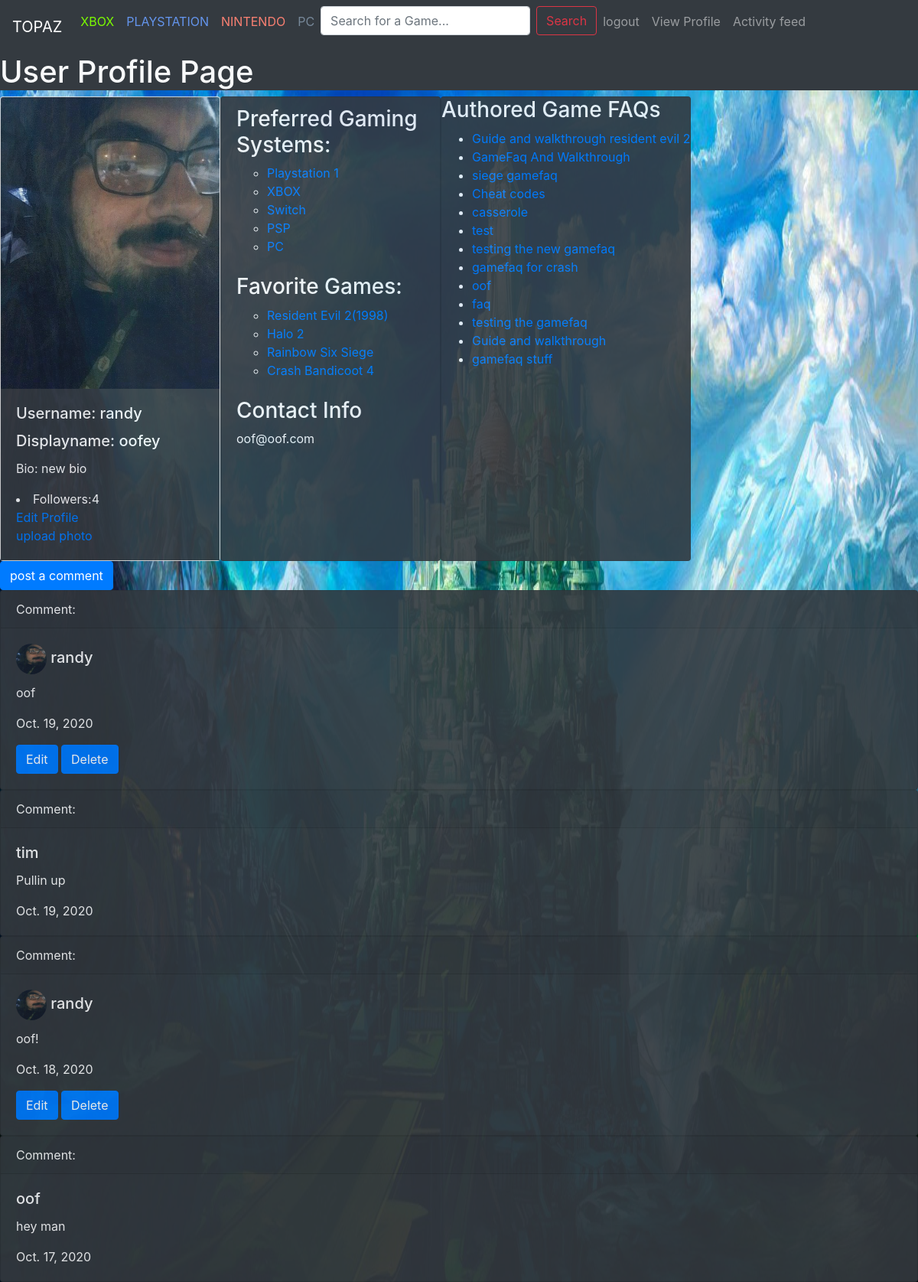
/user_profile_view/1/ (signed in), run on the app's committed database.
### user_faq/models.py (models this page shows, shortened)
class GamefaqUser(AbstractUser):
    displayname = models.CharField(max_length=80)
    bio = models.TextField(blank=True, null=True)
    preferred_systems = models.ManyToManyField(
        Console, symmetrical=False, blank=True)
    followers = models.ManyToManyField("self", symmetrical=False, blank=True)
    favorited_games = models.ManyToManyField(
        Game, symmetrical=False, related_name="user_fav")
    image = models.ImageField(upload_to="gallery", blank=True)

class User_Comments(models.Model):
    body = models.TextField()
    touser = models.ForeignKey(
        GamefaqUser, on_delete=models.CASCADE, related_name="taggeduser")
    author = models.ForeignKey(
        GamefaqUser, on_delete=models.CASCADE, related_name="comment_author")
    post_date = models.DateField(default=timezone.now)

### console_app/models.py (models this page shows, shortened)
class Console(models.Model):
    brands= [("XBOX","XBOX"),("PC","PC"),("PLAYSTATION","PLAYSTATION"),("NINTENDO","NINTENDO")]
    brand = models.CharField(max_length=25, choices=brands)
    name = models.CharField(max_length=45)

### game_app/models.py (models this page shows, shortened)
class Game(models.Model):
    genres=[('ACTION','ACTION'),('RPG','RPG'),('SHOOTER','SHOOTER'),('HORROR',"HORROR"),]
    title = models.CharField(max_length=100)
    genre = models.TextField(
        max_length=40,
        choices= genres
    )
    consoles = models.ManyToManyField(Console, symmetrical=False, blank=True, related_name="console_game")
    date_realesed = models.DateField()
    image = models.ImageField(upload_to="gallery")

### gamefaq_app/models.py (models this page shows, shortened)
class GameFaq(models.Model):
    difficulties= [('EASY','EASY'),('INTERMEDIATE','INTERMEDIATE'),('HARD','HARD')]
    title = models.CharField(max_length=300)
    game = models.ForeignKey(Game,  on_delete=models.CASCADE, related_name="faq_game")
    body = models.TextField()
    difficulty = models.CharField(max_length=85, choices=difficulties)
    consoles = models.ForeignKey(Console,on_delete=models.CASCADE, blank=True, related_name="console_gamefaq", null=True)
    author = models.ForeignKey(GamefaqUser, on_delete=models.CASCADE, related_name="gamefaq_author")
    postdate = models.DateTimeField(default=timezone.now),
    ptype = models.CharField(max_length=25, choices=[('CHEATCODES', 'CHEATCODES'), ('GAMEFAQ', 'GAMEFAQ')], default='GAMEFAQ')
    upvotes = models.IntegerField(default=0)
    downvotes = models.IntegerField(default=0)

### user_faq/views.py (the view)
# urls.py: path('user_profile_view/<int:user_id>/',
def user_profile_view(request, user_id):
    recentcomments = []
    i = 0
    isfollow = False
    html = 'user_profile.html'
    user_detail = GamefaqUser.objects.filter(id=user_id).first()
    f = GameFaq.objects.filter(author=user_id)
    g = GamefaqUser.objects.get(id=user_id)
    comments = User_Comments.objects.filter(touser=user_id).order_by("-id")
    consoles = g.preferred_systems.all()
    games = g.favorited_games.all()
    followers = g.followers.all()
    for comment in comments:
        if i < 20:
            recentcomments.append(comment)
            i += 1
    if request.user in g.followers.all():
        isfollow = True
    return render(request, html, {'profile': user_detail, "f": f, "isfollow": isfollow, "comments": recentcomments, "consoles": consoles, "games": games, "followers": followers})

### templates/user_profile.html (shortened to what this page needs)
{% include "bootstrap.html" %} {% load static %}<link
  rel="stylesheet"
  href="{% static 'css/userprofile.css' %}"
  type="text/css"
/>
{% include "navbar.html" %} {% if not profile %}
<h1>the user you're looking for isn't here at the moment</h1>
{% else %}
<div class="bg-dark text-light">
  <h1>User Profile Page</h1>
</div>
<div class="main">
  <div class="card" style="width: 18rem">
    {% if profile.image %}
    <img
      src="{{profile.image.url}}"
      class="card-img-top"
      alt="No Photo Found"
    />
    {% endif %}
    <div class="card-body bg-dark text-light">
      <h5 class="card-title">Username: {{profile.username}}</h5>
      <h5 class="card-title">Displayname: {{profile.displayname}}</h5>
      <p class="card-text">Bio: {{profile.bio}}</p>
      <li>Followers:{{followers.count}}</li>
       {% if request.user.username == profile.username %}
      <a href="/user_profile_view/{{request.user.id}}/edit/">Edit Profile</a
      ><br />
      <a href="/upload/{{profile.id}}/">upload photo</a>
      {% endif %}
    </div>
  </div>
  <div class="card bg-dark text-light" style="width: 18rem">
    <ul class="list-group list-group-flush">
      <li class="list-group-item bg-dark">
        <h3>Preferred Gaming Systems:</h3>
        <ul>
          {% for console in consoles %}
          <li><a href="/console/{{console.id}}/">{{console.name}}</a></li>
          {% endfor %}
        </ul>
        <br />
        <h3>Favorite Games:</h3>
        <ul>
          {% for game in games %}
          <li><a href="/game/{{game.id}}/">{{game.title}}</a></li>
          {% endfor %}
        </ul>
        <br />
        <h3>Contact Info</h3>
        {{ profile.email }}
        <br />
      </li>
    </ul>
  </div>
  <div class="card bg-dark text-light">
    <h3>Authored Game FAQs</h3>
    <ul>
      {% for e in f %}
      <li><a href="/gamefaq/{{ e.id }}/">{{ e.title }}</a></li>
      {% endfor %} {% endif %}
    </ul>
  </div>
</div>
<div>
  {% if request.user.is_authenticated %}
  <a class="btn btn-primary" href="/comment/{{profile.id}}" role="button"
    >post a comment</a
  >
  {% endif %}
</div>
{% for comment in comments %}
<div class="card bg-dark text-light">
  <div class="card-header">Comment:</div>
  <div class="card-body">
    <h5 class="card-title">
      {% if comment.author.image %}
      <img
        id="thumbnail"
        width="40"
        height="40"
        src="{{ comment.author.image.url }}"
      />
      {% endif %}{{comment.author.username}}
    </h5>
    <p class="card-text">{{comment.body}}</p>
    <p class="card-text">{{comment.post_date}}</p>
    {% if request.user.id == comment.author.id %}
    <a class="btn btn-primary" href="/editcomment/{{comment.id}}/" role="button"
      >Edit</a
    >
    <a
      class="btn btn-primary"
      href="/{{comment.id}}/deletecomment/"
      role="button"
      >Delete</a
    >
    {% endif %}
  </div>
</div>
{% endfor %}

### static/css/userprofile.css (style rules this page uses)
.main { display: flex; }
.card { opacity: 0.9; display: flex; }
#thumbnail { border-radius: 50%; }

### data on the page
GamefaqUser: image (picture), username "randy", displayname "oofey", bio "new bio", email "oof@oof.com"
Console: name "Playstation 1"
Console: name "XBOX"
Console: name "Switch"
Console: name "PSP"
Console: name "PC"
Game: title "Resident Evil 2(1998)"
Game: title "Halo 2"
Game: title "Rainbow Six Siege"
Game: title "Crash Bandicoot 4"
GameFaq: title "Guide and walkthrough resident evil 2"
GameFaq: title "GameFaq And Walkthrough"
GameFaq: title "siege gamefaq"
GameFaq: title "Cheat codes"
GameFaq: title "casserole"
GameFaq: title "test"
GameFaq: title "testing the new gamefaq"
GameFaq: title "gamefaq for crash"
GameFaq: title "oof"
GameFaq: title "faq"
GameFaq: title "testing the gamefaq"
GameFaq: title "Guide and walkthrough"
GameFaq: title "gamefaq stuff"
User_Comments: author.image (picture), author.username "randy", body "oof", post_date "Oct. 19, 2020"
User_Comments: author.username "tim", body "Pullin up", post_date "Oct. 19, 2020"
User_Comments: author.image (picture), author.username "randy", body "oof!", post_date "Oct. 18, 2020"
User_Comments: author.username "oof", body "hey man", post_date "Oct. 17, 2020"

### other printed values
{{ followers.count }} "4"
